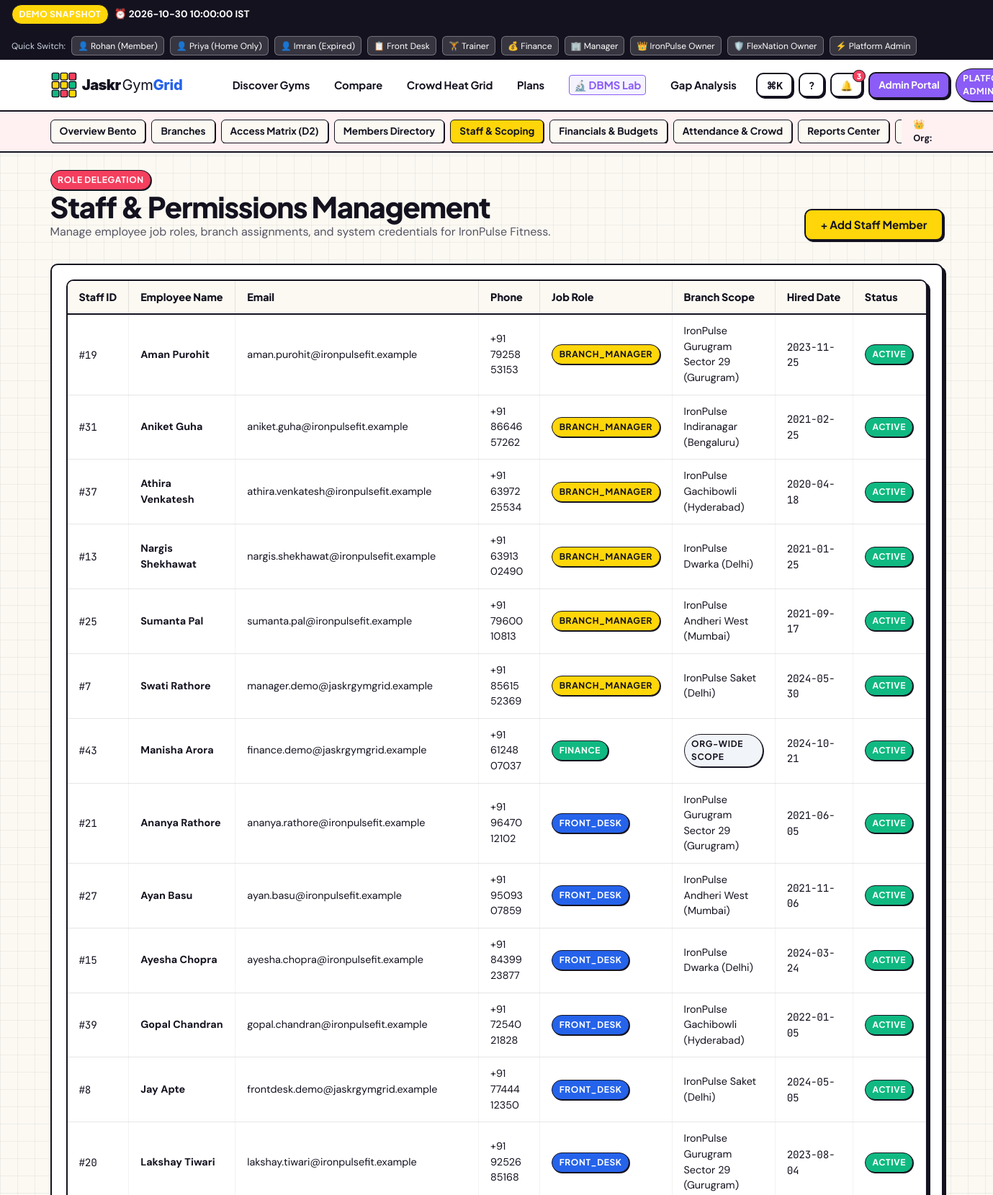
Screenshot of /owner/staff (signed in, upper part) with the database file from the repository.
### tables this page shows
CREATE TABLE organizations (
        organization_id INTEGER PRIMARY KEY AUTOINCREMENT,
        name TEXT NOT NULL,
        contact_email TEXT NOT NULL,
        status TEXT NOT NULL DEFAULT 'active',
        brand_type TEXT NOT NULL DEFAULT 'independent',
        headquarters_city TEXT NOT NULL,
        created_at TEXT NOT NULL
    );

CREATE TABLE staff (
        staff_id INTEGER PRIMARY KEY AUTOINCREMENT,
        user_id INTEGER NOT NULL,
        organization_id INTEGER NULL,
        branch_id INTEGER NULL,
        job_role TEXT NOT NULL,
        full_name TEXT NOT NULL,
        phone TEXT NOT NULL,
        status TEXT NOT NULL DEFAULT 'active',
        hired_date TEXT NOT NULL,
        FOREIGN KEY (user_id) REFERENCES users(user_id),
        FOREIGN KEY (organization_id) REFERENCES organizations(organization_id),
        FOREIGN KEY (branch_id) REFERENCES branches(branch_id)
    );

CREATE TABLE users (
        user_id INTEGER PRIMARY KEY AUTOINCREMENT,
        email TEXT NOT NULL UNIQUE,
        password_hash TEXT NOT NULL,
        role TEXT NOT NULL,
        is_active INTEGER NOT NULL DEFAULT 1,
        created_at TEXT NOT NULL,
        last_login TEXT NULL
    );

CREATE TABLE branches (
        branch_id INTEGER PRIMARY KEY AUTOINCREMENT,
        organization_id INTEGER NOT NULL,
        name TEXT NOT NULL,
        address TEXT NOT NULL,
        city TEXT NOT NULL,
        state TEXT NOT NULL,
        pincode TEXT NOT NULL,
        latitude REAL NOT NULL,
        longitude REAL NOT NULL,
        phone TEXT NOT NULL,
        description TEXT NOT NULL,
        capacity INTEGER NOT NULL,
        FOREIGN KEY (organization_id) REFERENCES organizations(organization_id)
    );

### app/owner.py (the view, shortened to what this page needs)
@owner_bp.route("/staff", methods=["GET", "POST"])
@login_required
@roles_required("owner", "admin")
def staff_mgmt():
    org = get_owner_org()
    org_id = org["organization_id"]
    branches = query_all("SELECT branch_id, name, city FROM branches WHERE organization_id = %s ORDER BY name;", (org_id,))
    staff_list = query_all(
        "SELECT s.*, u.email, b.name AS branch_name, b.city "
        "FROM staff s "
        "JOIN users u ON s.user_id = u.user_id "
        "LEFT JOIN branches b ON s.branch_id = b.branch_id "
        "WHERE s.organization_id = %s ORDER BY s.job_role, s.full_name;", (org_id,)
    )
    return render_template("owner/staff_mgmt.html",
                           org=org,
                           staff_list=staff_list,
                           branches=branches,
                           portal_context="owner",
                           active_tab="staff")

### app/auth.py (called while the page is built)
def get_current_user():
    if "user_id" not in session:
        return None
    return {
        "user_id": session.get("user_id"),
        "email": session.get("email"),
        "role": session.get("role"),
        "full_name": session.get("full_name", "User"),
        "member_id": session.get("member_id"),
        "home_branch_id": session.get("home_branch_id"),
        "staff_id": session.get("staff_id"),
        "job_role": session.get("job_role"),
        "organization_id": session.get("organization_id"),
        "branch_id": session.get("branch_id"),
        "organization_name": session.get("organization_name")
    }

def login_required(f):
    @wraps(f)
    def decorated_function(*args, **kwargs):
        if "user_id" not in session:
            flash("Please sign in to access this page.", "warning")
            return redirect(url_for("auth.login", next=request.url))
        return f(*args, **kwargs)
    return decorated_function

def roles_required(*allowed_roles):
    def decorator(f):
        @wraps(f)
        def decorated_function(*args, **kwargs):
            if "user_id" not in session:
                return redirect(url_for("auth.login", next=request.url))
            curr_role = session.get("role")
            if curr_role not in allowed_roles:
                return render_template("errors/403.html",
                                       reason=f"Role '{curr_role}' is not authorized. Required: {', '.join(allowed_roles)}.",
                                       user=get_current_user()), 403
            return f(*args, **kwargs)
        return decorated_function
    return decorator

### app/config.py (called while the page is built)
    @classmethod
    def get_app_today(cls):
        if cls.DEMO_MODE:
            return dt.datetime.strptime(cls.APP_TODAY_STR, "%Y-%m-%d").date()
        return dt.date.today()

    @classmethod
    def get_app_now(cls):
        if cls.DEMO_MODE:
            return dt.datetime.strptime(cls.APP_NOW_STR, "%Y-%m-%d %H:%M:%S")
        return dt.datetime.now()

### app/database.py (called while the page is built)
def is_mysql():
    return _is_mysql_active

def query_all(sql, params=(), role="admin"):
    return execute_query(sql, params, role=role, fetch="all")

def query_one(sql, params=(), role="admin"):
    return execute_query(sql, params, role=role, fetch="one")

### app/owner.py (called while the page is built)
def get_owner_org():
    user = get_current_user()
    org_id = user.get("organization_id")
    if not org_id:
        org_id = 1
    org = query_one("SELECT * FROM organizations WHERE organization_id = %s;", (org_id,))
    return org

### templates/owner/staff_mgmt.html (shortened to what this page needs)
{% extends "base.html" %}
{% block content %}
<div class="container">
  <div style="display: flex; justify-content: space-between; align-items: flex-end; margin-bottom: 2rem; flex-wrap: wrap; gap: 1rem;">
    <div>
      <span class="badge badge-coral">Role Delegation</span>
      <h1>Staff & Permissions Management</h1>
      <p style="color: var(--ink-muted);">Manage employee job roles, branch assignments, and system credentials for {{ org.name }}.</p>
    </div>
    <button onclick="document.getElementById('inviteStaffModal').style.display='flex'" class="btn btn-primary">
      + Add Staff Member
    </button>
  </div>
  <div class="card" style="margin-bottom: 2.5rem;">
    <div class="table-responsive">
      <table class="table-custom">
        <thead>
          <tr>
            <th>Staff ID</th>
            <th>Employee Name</th>
            <th>Email</th>
            <th>Phone</th>
            <th>Job Role</th>
            <th>Branch Scope</th>
            <th>Hired Date</th>
            <th>Status</th>
          </tr>
        </thead>
        <tbody>
          {% for s in staff_list %}
            <tr>
              <td class="mono-num">#{{ s.staff_id }}</td>
              <td><strong>{{ s.full_name }}</strong></td>
              <td>{{ s.email }}</td>
              <td>{{ s.phone }}</td>
              <td>
                <span class="badge {% if s.job_role == 'OWNER' %}badge-coral{% elif s.job_role == 'BRANCH_MANAGER' %}badge-yellow{% elif s.job_role == 'FINANCE' %}badge-mint{% else %}badge-blue{% endif %}">
                  {{ s.job_role }}
                </span>
              </td>
              <td>
                {% if s.branch_name %}
                  {{ s.branch_name }} ({{ s.city }})
                {% else %}
                  <span class="badge" style="background: #F1F5F9;">Org-Wide Scope</span>
                {% endif %}
              </td>
              <td class="mono-num">{{ s.hired_date }}</td>
              <td><span class="badge badge-mint">{{ s.status|upper }}</span></td>
            </tr>
          {% endfor %}
        </tbody>
      </table>
    </div>
  </div>
</div>
{% endblock %}

### static/css/styles.css (style rules this page uses)
:root { --bg-canvas: #FBF9F2; --bg-card: #FFFFFF; --ink-primary: #14121F; --ink-muted: #565463; --ink-subtle: #8E8B9E; --brand-yellow: #FFD60A; --brand-yellow-hover: #FACC15; --electric-blue: #2563EB; --electric-blue-subtle: #EFF6FF; --hot-coral: #F43F5E; --hot-coral-subtle: #FFF1F2; --mint-green: #10B981; --mint-green-subtle: #ECFDF5; --violet-royal: #8B5CF6; --violet-subtle: #F5F3FF; --role-member: var(--mint-green); --role-staff: var(--electric-blue); --role-owner: var(--hot-coral); --role-admin: var(--violet-royal); --border-thick: 2.5px solid var(--ink-primary); --border-thin: 1.5px solid var(--ink-primary); --shadow-sm: 2px 2px 0px var(--ink-primary); --shadow-md: 4px 4px 0px var(--ink-primary); --shadow-lg: 6px 6px 0px var(--ink-primary); --radius-sm: 6px; --radius-md: 10px; --radius-lg: 16px; --radius-full: 9999px; --font-display: 'Plus Jakarta Sans', system-ui, sans-serif; --font-body: 'DM Sans', -apple-system, BlinkMacSystemFont, sans-serif; --font-mono: 'JetBrains Mono', monospace; }
*, *::before, *::after { box-sizing: border-box; margin: 0; padding: 0; }
body { font-family: var(--font-body); color: var(--ink-primary); background-color: var(--bg-canvas); background-image: linear-gradient(to right, rgba(20, 18, 31, 0.05) 1px, transparent 1px), linear-gradient(to bottom, rgba(20, 18, 31, 0.05) 1px, transparent 1px); background-size: 24px 24px; line-height: 1.5; min-height: 100vh; display: flex; flex-direction: column; }
h1, h2, h3, h4, h5, h6 { font-family: var(--font-display); font-weight: 800; line-height: 1.15; color: var(--ink-primary); }
h1 { font-size: 2.5rem; letter-spacing: -0.03em; }
.mono-num { font-family: var(--font-mono); font-variant-numeric: tabular-nums; letter-spacing: -0.02em; }
.container { width: 100%; max-width: 1280px; margin: 0 auto; padding: 0 1.25rem; }
.btn { display: inline-flex; align-items: center; justify-content: center; gap: 0.5rem; font-family: var(--font-display); font-weight: 700; font-size: 0.95rem; padding: 0.65rem 1.25rem; border-radius: var(--radius-md); border: var(--border-thick); background: var(--bg-card); color: var(--ink-primary); box-shadow: var(--shadow-sm); cursor: pointer; transition: transform 0.1s ease, box-shadow 0.1s ease, background 0.15s ease; white-space: nowrap; }
.btn-primary { background: var(--brand-yellow); }
.card { background: var(--bg-card); border: var(--border-thick); border-radius: var(--radius-md); box-shadow: var(--shadow-md); padding: 1.25rem; transition: transform 0.15s ease, box-shadow 0.15s ease; }
.badge { display: inline-flex; align-items: center; gap: 0.35rem; font-family: var(--font-display); font-weight: 700; font-size: 0.75rem; text-transform: uppercase; letter-spacing: 0.05em; padding: 0.25rem 0.6rem; border-radius: var(--radius-full); border: var(--border-thin); background: var(--bg-card); box-shadow: 1px 1px 0px var(--ink-primary); }
.badge-yellow { background: var(--brand-yellow); }
.badge-blue { background: var(--electric-blue); color: #fff; }
.badge-coral { background: var(--hot-coral); color: #fff; }
.badge-mint { background: var(--mint-green); color: #fff; }
.table-responsive { overflow-x: auto; border: var(--border-thick); border-radius: var(--radius-md); box-shadow: var(--shadow-md); background: #FFFFFF; }
.table-custom { width: 100%; border-collapse: collapse; text-align: left; font-size: 0.9rem; }
.table-custom th { background: var(--bg-canvas); font-family: var(--font-display); font-weight: 800; padding: 0.75rem 1rem; border-bottom: var(--border-thick); border-right: 1.5px solid rgba(20, 18, 31, 0.1); white-space: nowrap; }
.table-custom td { padding: 0.75rem 1rem; border-bottom: 1.5px solid rgba(20, 18, 31, 0.1); border-right: 1.5px solid rgba(20, 18, 31, 0.05); }

### rows the page displays
organizations: name "IronPulse Fitness"
staff: staff_id "19", full_name "Aman Purohit", email "aman.purohit@ironpulsefit.example", phone "+91 79258 53153", job_role "BRANCH_MANAGER", branch_name "IronPulse Gurugram Sector 29", city "Gurugram", hired_date "2023-11-25", status "ACTIVE"
staff: staff_id "31", full_name "Aniket Guha", email "aniket.guha@ironpulsefit.example", phone "+91 86646 57262", job_role "BRANCH_MANAGER", branch_name "IronPulse Indiranagar", city "Bengaluru", hired_date "2021-02-25", status "ACTIVE"
staff: staff_id "37", full_name "Athira Venkatesh", email "athira.venkatesh@ironpulsefit.example", phone "+91 63972 25534", job_role "BRANCH_MANAGER", branch_name "IronPulse Gachibowli", city "Hyderabad", hired_date "2020-04-18", status "ACTIVE"
staff: staff_id "13", full_name "Nargis Shekhawat", email "nargis.shekhawat@ironpulsefit.example", phone "+91 63913 02490", job_role "BRANCH_MANAGER", branch_name "IronPulse Dwarka", city "Delhi", hired_date "2021-01-25", status "ACTIVE"
staff: staff_id "25", full_name "Sumanta Pal", email "sumanta.pal@ironpulsefit.example", phone "+91 79600 10813", job_role "BRANCH_MANAGER", branch_name "IronPulse Andheri West", city "Mumbai", hired_date "2021-09-17", status "ACTIVE"
staff: staff_id "7", full_name "Swati Rathore", email "manager.demo@jaskrgymgrid.example", phone "+91 85615 52369", job_role "BRANCH_MANAGER", branch_name "IronPulse Saket", city "Delhi", hired_date "2024-05-30", status "ACTIVE"
staff: staff_id "43", full_name "Manisha Arora", email "finance.demo@jaskrgymgrid.example", phone "+91 61248 07037", job_role "FINANCE", shows "ORG-WIDE SCOPE", hired_date "2024-10-21", status "ACTIVE"
staff: staff_id "21", full_name "Ananya Rathore", email "ananya.rathore@ironpulsefit.example", phone "+91 96470 12102", job_role "FRONT_DESK", branch_name "IronPulse Gurugram Sector 29", city "Gurugram", hired_date "2021-06-05", status "ACTIVE"
staff: staff_id "27", full_name "Ayan Basu", email "ayan.basu@ironpulsefit.example", phone "+91 95093 07859", job_role "FRONT_DESK", branch_name "IronPulse Andheri West", city "Mumbai", hired_date "2021-11-06", status "ACTIVE"
staff: staff_id "15", full_name "Ayesha Chopra", email "ayesha.chopra@ironpulsefit.example", phone "+91 84399 23877", job_role "FRONT_DESK", branch_name "IronPulse Dwarka", city "Delhi", hired_date "2024-03-24", status "ACTIVE"
staff: staff_id "39", full_name "Gopal Chandran", email "gopal.chandran@ironpulsefit.example", phone "+91 72540 21828", job_role "FRONT_DESK", branch_name "IronPulse Gachibowli", city "Hyderabad", hired_date "2022-01-05", status "ACTIVE"
staff: staff_id "8", full_name "Jay Apte", email "frontdesk.demo@jaskrgymgrid.example", phone "+91 77444 12350", job_role "FRONT_DESK", branch_name "IronPulse Saket", city "Delhi", hired_date "2024-05-05", status "ACTIVE"
staff: staff_id "20", full_name "Lakshay Tiwari", email "lakshay.tiwari@ironpulsefit.example", phone "+91 92526 85168", job_role "FRONT_DESK", branch_name "IronPulse Gurugram Sector 29", city "Gurugram", hired_date "2023-08-04", status "ACTIVE"
